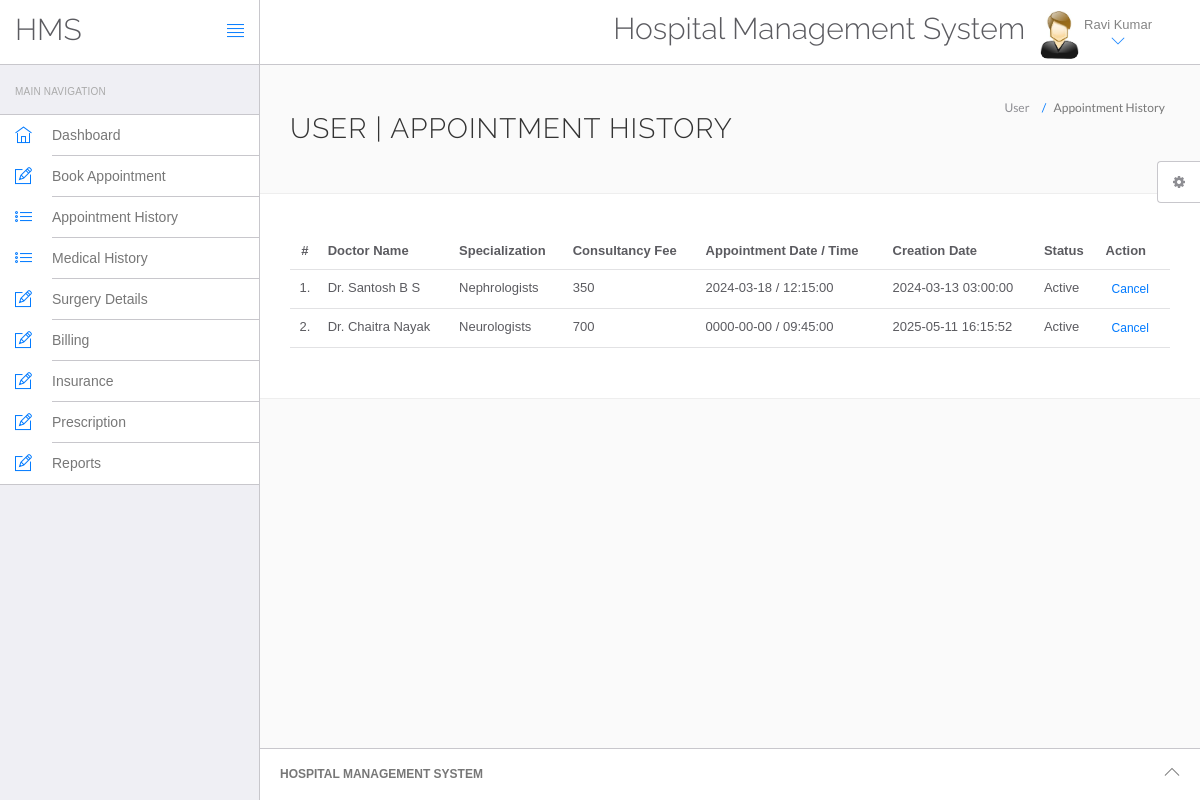
Screenshot of /hms/appointment-history.php (signed in) with the database file from the repository.
### tables this page shows
CREATE TABLE `users` (
  `id` int(11) NOT NULL,
  `fullName` varchar(100) DEFAULT NULL,
  `address` text DEFAULT NULL,
  `city` varchar(100) DEFAULT NULL,
  `gender` varchar(10) DEFAULT NULL,
  `email` varchar(100) DEFAULT NULL,
  `password` varchar(255) DEFAULT NULL,
  `regDate` timestamp NOT NULL DEFAULT current_timestamp(),
  `updationDate` timestamp NOT NULL DEFAULT current_timestamp() ON UPDATE current_timestamp()
);

CREATE TABLE `appointment` (
  `id` int(11) NOT NULL,
  `userId` int(11) DEFAULT NULL,
  `doctorId` int(11) DEFAULT NULL,
  `doctorSpecialization` varchar(100) DEFAULT NULL,
  `consultancyFees` int(11) DEFAULT NULL,
  `appointmentDate` date DEFAULT NULL,
  `appointmentTime` time DEFAULT NULL,
  `postingDate` timestamp NOT NULL DEFAULT current_timestamp(),
  `userStatus` int(11) DEFAULT NULL,
  `doctorStatus` int(11) DEFAULT NULL,
  `updationDate` timestamp NOT NULL DEFAULT current_timestamp() ON UPDATE current_timestamp()
);

CREATE TABLE `doctors` (
  `id` int(11) NOT NULL,
  `specialization` varchar(100) DEFAULT NULL,
  `doctorName` varchar(100) DEFAULT NULL,
  `address` text DEFAULT NULL,
  `docFees` varchar(50) DEFAULT NULL,
  `contactno` bigint(20) DEFAULT NULL,
  `docEmail` varchar(100) DEFAULT NULL,
  `password` varchar(255) DEFAULT NULL,
  `creationDate` timestamp NOT NULL DEFAULT current_timestamp(),
  `updationDate` timestamp NOT NULL DEFAULT current_timestamp() ON UPDATE current_timestamp()
);

### hms/appointment-history.php (the view, shortened to what this page needs)
<?php
include('include/config.php');
?>
<!DOCTYPE html>
<html lang="en">
<head>
    <link rel="stylesheet" href="vendor/bootstrap/css/bootstrap.min.css">
    <link rel="stylesheet" href="vendor/fontawesome/css/font-awesome.min.css">
    <link rel="stylesheet" href="vendor/themify-icons/themify-icons.min.css">
    <link href="vendor/animate.css/animate.min.css" rel="stylesheet" media="screen">
    <link href="vendor/perfect-scrollbar/perfect-scrollbar.min.css" rel="stylesheet" media="screen">
    <link href="vendor/switchery/switchery.min.css" rel="stylesheet" media="screen">
    <link href="vendor/bootstrap-touchspin/jquery.bootstrap-touchspin.min.css" rel="stylesheet" media="screen">
    <link href="vendor/select2/select2.min.css" rel="stylesheet" media="screen">
    <link href="vendor/bootstrap-datepicker/bootstrap-datepicker3.standalone.min.css" rel="stylesheet" media="screen">
    <link href="vendor/bootstrap-timepicker/bootstrap-timepicker.min.css" rel="stylesheet" media="screen">
    <link rel="stylesheet" href="assets/css/styles.css">
    <link rel="stylesheet" href="assets/css/plugins.css">
    <link rel="stylesheet" href="assets/css/themes/theme-1.css" id="skin_color" />
</head>
<body>
    <div id="app">
        <?php include('include/sidebar.php'); ?>
        <div class="app-content">
            <?php include('include/header.php'); ?>
            <div class="main-content">
                <div class="wrap-content container" id="container">
                    <section id="page-title">
                        <div class="row">
                            <div class="col-sm-8">
                                <h1 class="mainTitle">User | Appointment History</h1>
                            </div>
                            <ol class="breadcrumb">
                                <li><span>User</span></li>
                                <li class="active"><span>Appointment History</span></li>
                            </ol>
                        </div>
                    </section>
                    <div class="container-fluid container-fullw bg-white">
                        <div class="row">
                            <div class="col-md-12">
                                <table class="table table-hover" id="sample-table-1">
                                    <thead>
                                        <tr>
                                            <th class="center">#</th>
                                            <th class="hidden-xs">Doctor Name</th>
                                            <th>Specialization</th>
                                            <th>Consultancy Fee</th>
                                            <th>Appointment Date / Time</th>
                                            <th>Creation Date</th>
                                            <th>Status</th>
                                            <th>Action</th>
                                        </tr>
                                    </thead>
                                    <tbody>
                                        <?php
                                        $sql = mysqli_query($con, "SELECT doctors.doctorName AS docname, doctors.specialization, appointment.* FROM appointment JOIN doctors ON doctors.id = appointment.doctorId WHERE appointment.userId = '".$_SESSION['id']."'");
                                        $cnt = 1;
                                        while($row = mysqli_fetch_array($sql)) {
                                        ?>
                                        <tr>
                                            <td class="center"><?php echo $cnt; ?>.</td>
                                            <td class="hidden-xs"><?php echo htmlentities($row['docname']); ?></td>
                                            <td><?php echo htmlentities($row['specialization']); ?></td>
                                            <td><?php echo htmlentities($row['consultancyFees']); ?></td>
                                            <td><?php echo htmlentities($row['appointmentDate']); ?> / <?php echo htmlentities($row['appointmentTime']); ?></td>
                                            <td><?php echo htmlentities($row['postingDate']); ?></td>
                                            <td>
                                                <?php
                                                if($row['userStatus'] == 1 && $row['doctorStatus'] == 1) {
                                                    echo "Active";
                                                } elseif($row['userStatus'] == 0 && $row['doctorStatus'] == 1) {
                                                    echo "Cancelled by You";
                                                } elseif($row['userStatus'] == 1 && $row['doctorStatus'] == 0) {
                                                    echo "Cancelled by Doctor";
                                                }
                                                ?>
                                            </td>
                                            <td>
                                                <div class="visible-md visible-lg hidden-sm hidden-xs">
                                                    <?php if($row['userStatus'] == 1 && $row['doctorStatus'] == 1) { ?>
                                                        <a href="appointment-history.php?id=<?php echo $row['id']; ?>&cancel=update" onClick="return confirm('Are you sure you want to cancel this appointment?')" class="btn btn-transparent btn-xs tooltips" title="Cancel Appointment">Cancel</a>
                                                    <?php } else {
                                                        echo "Cancelled";
                                                    } ?>
                                                </div>
                                            </td>
                                        </tr>
                                        <?php $cnt++; } ?>
                                    </tbody>
                                </table>
                            </div>
                        </div>
                    </div>
                </div>
            </div>
        </div>
        <?php include('include/footer.php'); ?>
        <?php include('include/setting.php'); ?>
    </div>
</body>
</html>

### hms/include/header.php (shortened to what this page needs)
<header class="navbar navbar-default navbar-static-top">
					<div class="navbar-header">
						<a class="navbar-brand" href="#">
							<h2 style="padding-top:20% ">HMS</h2>
						</a>
						<a href="#" class="sidebar-toggler pull-right visible-md visible-lg" data-toggle-class="app-sidebar-closed" data-toggle-target="#app">
							<i class="ti-align-justify"></i>
						</a>
					</div>
					<div class="navbar-collapse collapse">
						<ul class="nav navbar-right">
								<li  style="padding-top:2% ">
								<h2>Hospital Management System</h2>
							</li>
							<li class="dropdown current-user">
								<a href class="dropdown-toggle" data-toggle="dropdown">
									<img src="assets/images/images.jpg"> <span class="username">
									<?php $query=mysqli_query($con,"select fullName from users where id='".$_SESSION['id']."'");
while($row=mysqli_fetch_array($query))
{
	echo $row['fullName'];
}
									?> <i class="ti-angle-down"></i></i></span>
								</a>
							</li>
						</ul>
					</div>
				</header>

### hms/assets/css/themes/theme-1.css (style rules this page uses)
body { background: #FAFAFA; }
header .navbar-header { background: #ffffff !important; border-right-color: #c8c7cc !important; border-bottom-color: #c8c7cc !important; }
header .navbar-header .sidebar-toggler, header .navbar-header .sidebar-mobile-toggler { color: #007aff !important; }
header .navbar-header .navbar-brand { color: #777 !important; }
header .navbar-collapse { background: #ffffff !important; border-bottom-color: #c8c7cc !important; box-shadow: none !important; }
header .navbar-collapse .navbar-right > li > a { color: #777; }
header .navbar-collapse .navbar-right > li > a i { color: #007aff !important; }

### rows the page displays
users: fullName "Ravi Kumar"
appointment: doctorId.doctorName "Dr. Santosh B S", doctorId.specialization "Nephrologists", consultancyFees "350", appointmentDate "2024-03-18", appointmentTime "12:15:00", postingDate "2024-03-13 03:00:00", userStatus "Active"
appointment: doctorId.doctorName "Dr. Chaitra Nayak", doctorId.specialization "Neurologists", consultancyFees "700", appointmentDate "0000-00-00", appointmentTime "09:45:00", postingDate "2025-05-11 16:15:52", userStatus "Active"
